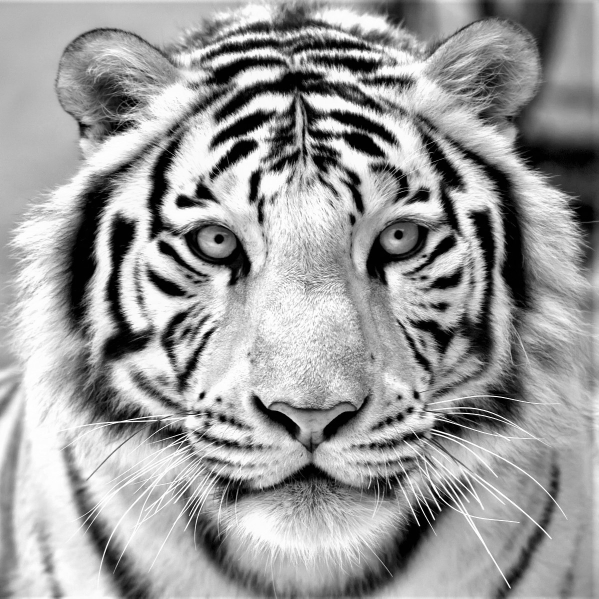
#> input picture tiger2.jpg, 1198 x 1197 px (shown at 1/2 size)
$ jupyter execute --allow-errors matrix.ipynb
#> lines starting #> are read from the running program, lines starting #| are printed output that depends on the picture; after the words box and inside, x2 and y2 are one past the last pixel; in counts of white or black regions, pixels touching at a corner belong together
#> further down, target is the input picture: PIL image 1198x1197 RGB; min 0, max 255, mean 155.4
### preprocess.py
from PIL import Image

# crop image to a circle with white background
# padding is the number of pixels to add beyond the circle
def circle_crop(img, size, padding=0):
    """
    Crop the input image to a circle of given size, pad with white beyond the circle.
    Args:
        img: Input PIL.Image.
        size: Final square output size (pixels).
        padding: # of extra pixels of white beyond the circle.
    Returns:
        PIL.Image object, size=(size, size), with a circular crop.
    """
#> called with size = 256, padding = 32
    # Convert to RGBA to allow transparency
    img = img.convert("RGBA")

    # Resize and center to fit inside a circle with optional padding
    circle_diam = size - 2 * padding
    min_side = min(img.width, img.height)
#> min_side = 1197
    scale = circle_diam / min_side
#> scale = 0.16
    new_w, new_h = int(round(img.width * scale)), int(round(img.height * scale))
#> new_w = 192; new_h = 192
    img = img.resize((new_w, new_h), resample=Image.LANCZOS)
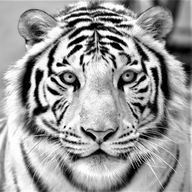
#> img: PIL image 192x192 RGBA; mean R, G, B, A 155.5, 155.5, 155.5, 255

    # Create white square background
    bg = Image.new("RGBA", (size, size), (255, 255, 255, 255))
#> bg: PIL image 256x256 RGBA; every value is 255

    # Compute position to paste
    offset_x = (size - new_w) // 2
#> offset_x = 32
    offset_y = (size - new_h) // 2
#> offset_y = 32
    bg.paste(img, (offset_x, offset_y), img)
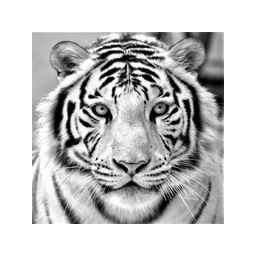
#> bg: PIL image 256x256 RGBA; mean R, G, B, A 199, 199, 199, 255

    # Create circular alpha mask
    mask = Image.new("L", (size, size), 0)
#> mask: PIL image 256x256 L; every value is 0
    from PIL import ImageDraw
    draw = ImageDraw.Draw(mask)
    ellipse_bounds = (padding, padding, size - padding, size - padding)
    draw.ellipse(ellipse_bounds, fill=255)

    # Composite with mask to make transparent corners
    bg.putalpha(mask)
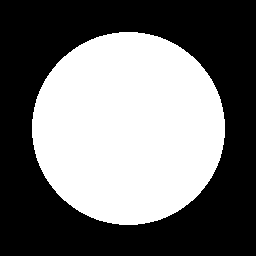
#> mask: PIL image 256x256 L; 44.6% white; 1 white region, box (x1, y1, x2, y2) and area: (32, 32, 225, 225) 29233
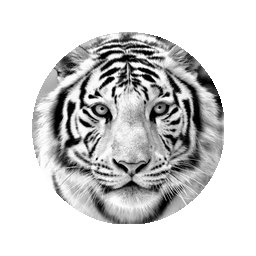
#> bg: PIL image 256x256 RGBA; mean R, G, B, A 199, 199, 199, 113.7; transparent parts drawn white

    # Paste on white background to remove any transparency, get back to 'RGB'
    white_bg = Image.new("RGB", (size, size), (255, 255, 255))
#> white_bg: PIL image 256x256 RGB; every value is 255
    white_bg.paste(bg, mask=bg.split()[-1])

    return white_bg

# [4 lines left out: function main, not called in this run]

# [2 lines that do not run on import are left out]

### matrix.py
import numpy as np
import math
from antialias import draw_line_distance
from tqdm import tqdm
from PIL import Image, ImageDraw


# [223 lines left out: functions _validate_colors, _to_darkness_vector, _precalc_base_darkness, precalc, _line_pairs, render_image and 10 more, not called in this run]
    # full_test(H, P, test)

# [2 lines that do not run on import are left out]

### matrix.ipynb
# Grayscale String Art (Least Squares)

Preprocess a target image, build the line matrix, solve for line weights, and preview the result.

[cell 1]
import matrix
from preprocess import circle_crop
from PIL import Image
from importlib import reload
import matplotlib.pyplot as plt
import numpy as np

reload(matrix)

## Settings

Edit resolution, peg count, and line width here.

[cell 2]
H = 256
P = 120
LINE_WIDTH = 0.2

## Preprocess target

Crop to a circle on a white background and convert to grayscale.

[cell 3]
target = Image.open('tiger2.jpg')
target = circle_crop(target, H, 32).convert('L')
#> target: PIL image 256x256 L
print(np.array(target).shape)
#| (256, 256)

plt.imshow(target, cmap='gray')
plt.axis('off')
plt.show()

## Precalc + least-squares solve

Build matrix `M` (one column per line) and solve `M @ x ≈ target` for continuous line weights.

~1min runtime on Mac

#> (a cell that did not finish here is left out)


## Thresholded render

Convert continuous weights to on/off lines and redraw with antialiasing.

#> (a cell that did not finish here is left out)

## Coefficient histogram

Distribution of solved line weights before thresholding.

#> (a cell that did not finish here is left out)

## Exact linear reconstruction

Preview `M @ x` directly (no thresholding) — shows the continuous approximation.

#> (a cell that did not finish here is left out)

## Non-negative least squares (NNLS)

Same setup, but constrain weights to `x >= 0` using `scipy.optimize.nnls`.

~16min on Mac - maybe use CUDA if possible

#> (a cell that did not finish here is left out)

## NNLS preview

Compare target, exact NNLS reconstruction, and thresholded line render.

#> (a cell that did not finish here is left out)

## NNLS coefficient histogram

Distribution of non-negative line weights.

#> (a cell that did not finish here is left out)

$ run again, with tiger.jpg copied over tiger2.jpg
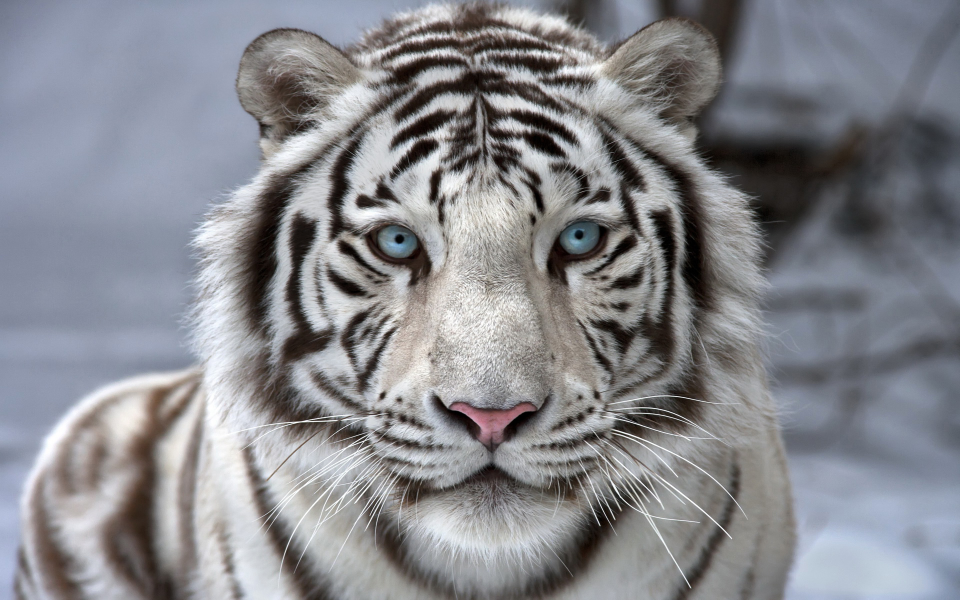
#> input picture tiger.jpg, 1920 x 1200 px (shown at 1/2 size)
#> target is the input picture: PIL image 1920x1200 RGB; mean R, G, B 134.2, 135, 140.3
#> in circle_crop, `bg.paste(img, (offset_x, offset_y), img)`:
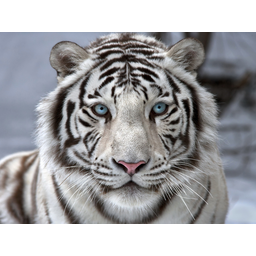
#> bg: PIL image 256x256 RGBA; mean R, G, B, A 164.8, 164.7, 167.1, 255
#> in circle_crop, `bg.putalpha(mask)`:
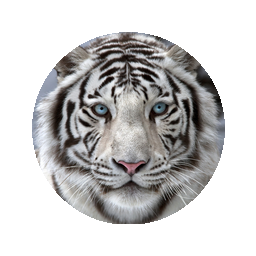
#> bg: PIL image 256x256 RGBA; mean R, G, B, A 164.8, 164.7, 167.1, 113.7; transparent parts drawn white
#> target: PIL image 256x256 L
#| (256, 256)
